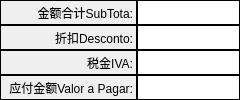
        <widget class="QWidget" name="temp" native="true">
         <property name="sizePolicy">
          <sizepolicy hsizetype="Fixed" vsizetype="Fixed">
           <horstretch>0</horstretch>
           <verstretch>0</verstretch>
          </sizepolicy>
         </property>
         <layout class="QGridLayout" name="gridLayout_2" columnstretch="20,15" columnminimumwidth="30,0">
          <property name="sizeConstraint">
           <enum>QLayout::SetNoConstraint</enum>
          </property>
          <property name="leftMargin">
           <number>0</number>
          </property>
          <property name="topMargin">
           <number>0</number>
          </property>
          <property name="rightMargin">
           <number>0</number>
          </property>
          <property name="bottomMargin">
           <number>0</number>
          </property>
          <property name="spacing">
           <number>0</number>
          </property>
          <item row="0" column="0">
           <widget class="QLabel" name="label">
            <property name="minimumSize">
             <size>
              <width>0</width>
              <height>25</height>
             </size>
            </property>
            <property name="maximumSize">
             <size>
              <width>150</width>
              <height>25</height>
             </size>
            </property>
            <property name="sizeIncrement">
             <size>
              <width>0</width>
              <height>25</height>
             </size>
            </property>
            <property name="font">
             <font>
              <pointsize>9</pointsize>
             </font>
            </property>
            <property name="styleSheet">
             <string notr="true">border-width: 0.7px;border-style: solid</string>
            </property>
            <property name="text">
             <string>金额合计SubTota:</string>
            </property>
            <property name="alignment">
             <set>Qt::AlignRight|Qt::AlignTrailing|Qt::AlignVCenter</set>
            </property>
           </widget>
          </item>
          <item row="0" column="1">
           <widget class="QLineEdit" name="fAmount">
            <property name="minimumSize">
             <size>
              <width>0</width>
              <height>25</height>
             </size>
            </property>
            <property name="maximumSize">
             <size>
              <width>150</width>
              <height>25</height>
             </size>
            </property>
            <property name="sizeIncrement">
             <size>
              <width>0</width>
              <height>25</height>
             </size>
            </property>
            <property name="font">
             <font>
              <pointsize>9</pointsize>
             </font>
            </property>
            <property name="styleSheet">
             <string notr="true">border-width: 0.7px;border-style: solid</string>
            </property>
            <property name="alignment">
             <set>Qt::AlignRight|Qt::AlignTrailing|Qt::AlignVCenter</set>
            </property>
            <property name="readOnly">
             <bool>true</bool>
            </property>
           </widget>
          </item>
          <item row="1" column="0">
           <widget class="QLabel" name="label_13">
            <property name="minimumSize">
             <size>
              <width>0</width>
              <height>25</height>
             </size>
            </property>
            <property name="maximumSize">
             <size>
              <width>150</width>
              <height>25</height>
             </size>
            </property>
            <property name="sizeIncrement">
             <size>
              <width>0</width>
              <height>25</height>
             </size>
            </property>
            <property name="font">
             <font>
              <pointsize>9</pointsize>
             </font>
            </property>
            <property name="styleSheet">
             <string notr="true">border-width: 0.7px;border-style: solid</string>
            </property>
            <property name="text">
             <string>折扣Desconto:</string>
            </property>
            <property name="alignment">
             <set>Qt::AlignRight|Qt::AlignTrailing|Qt::AlignVCenter</set>
            </property>
           </widget>
          </item>
          <item row="1" column="1">
           <widget class="QLineEdit" name="fDesconto">
            <property name="minimumSize">
             <size>
              <width>0</width>
              <height>25</height>
             </size>
            </property>
            <property name="maximumSize">
             <size>
              <width>150</width>
              <height>25</height>
             </size>
            </property>
            <property name="sizeIncrement">
             <size>
              <width>0</width>
              <height>25</height>
             </size>
            </property>
            <property name="font">
             <font>
              <pointsize>9</pointsize>
             </font>
            </property>
            <property name="styleSheet">
             <string notr="true">border-width: 0.7px;border-style: solid</string>
            </property>
            <property name="alignment">
             <set>Qt::AlignRight|Qt::AlignTrailing|Qt::AlignVCenter</set>
            </property>
           </widget>
          </item>
          <item row="2" column="0">
           <widget class="QLabel" name="label_14">
            <property name="minimumSize">
             <size>
              <width>0</width>
              <height>25</height>
             </size>
            </property>
            <property name="maximumSize">
             <size>
              <width>150</width>
              <height>25</height>
             </size>
            </property>
            <property name="sizeIncrement">
             <size>
              <width>0</width>
              <height>25</height>
             </size>
            </property>
            <property name="font">
             <font>
              <pointsize>9</pointsize>
             </font>
            </property>
            <property name="styleSheet">
             <string notr="true">border-width: 0.7px;border-style: solid</string>
            </property>
            <property name="text">
             <string>税金IVA:</string>
            </property>
            <property name="alignment">
             <set>Qt::AlignRight|Qt::AlignTrailing|Qt::AlignVCenter</set>
            </property>
           </widget>
          </item>
          <item row="2" column="1">
           <widget class="QLineEdit" name="fTax">
            <property name="minimumSize">
             <size>
              <width>0</width>
              <height>25</height>
             </size>
            </property>
            <property name="maximumSize">
             <size>
              <width>150</width>
              <height>25</height>
             </size>
            </property>
            <property name="sizeIncrement">
             <size>
              <width>0</width>
              <height>25</height>
             </size>
            </property>
            <property name="font">
             <font>
              <pointsize>9</pointsize>
             </font>
            </property>
            <property name="styleSheet">
             <string notr="true">border-width: 0.7px;border-style: solid</string>
            </property>
            <property name="alignment">
             <set>Qt::AlignRight|Qt::AlignTrailing|Qt::AlignVCenter</set>
            </property>
           </widget>
          </item>
          <item row="3" column="0">
           <widget class="QLabel" name="label_15">
            <property name="minimumSize">
             <size>
              <width>0</width>
              <height>25</height>
             </size>
            </property>
            <property name="maximumSize">
             <size>
              <width>150</width>
              <height>25</height>
             </size>
            </property>
            <property name="sizeIncrement">
             <size>
              <width>0</width>
              <height>25</height>
             </size>
            </property>
            <property name="font">
             <font>
              <pointsize>9</pointsize>
             </font>
            </property>
            <property name="styleSheet">
             <string notr="true">border-width: 0.7px;border-style: solid</string>
            </property>
            <property name="text">
             <string>应付金额Valor a Pagar:</string>
            </property>
            <property name="alignment">
             <set>Qt::AlignRight|Qt::AlignTrailing|Qt::AlignVCenter</set>
            </property>
            <property name="margin">
             <number>0</number>
            </property>
            <property name="indent">
             <number>-1</number>
            </property>
           </widget>
          </item>
          <item row="3" column="1">
           <widget class="QLineEdit" name="fPayable">
            <property name="minimumSize">
             <size>
              <width>0</width>
              <height>25</height>
             </size>
            </property>
            <property name="maximumSize">
             <size>
              <width>150</width>
              <height>25</height>
             </size>
            </property>
            <property name="sizeIncrement">
             <size>
              <width>0</width>
              <height>25</height>
             </size>
            </property>
            <property name="font">
             <font>
              <pointsize>9</pointsize>
             </font>
            </property>
            <property name="styleSheet">
             <string notr="true">border-width: 0.7px;border-style: solid</string>
            </property>
            <property name="alignment">
             <set>Qt::AlignRight|Qt::AlignTrailing|Qt::AlignVCenter</set>
            </property>
            <property name="readOnly">
             <bool>true</bool>
            </property>
           </widget>
          </item>
         </layout>
        </widget>
